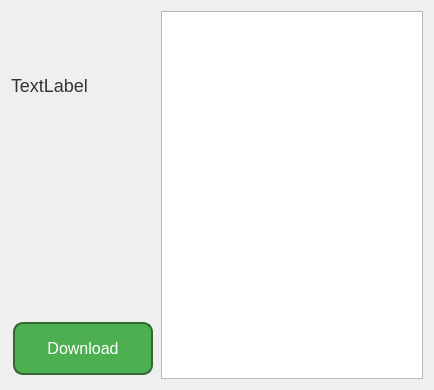
<?xml version="1.0" encoding="UTF-8"?>
<ui version="4.0">
 <class>Open</class>
 <widget class="QDialog" name="Open">
  <property name="geometry">
   <rect>
    <x>0</x>
    <y>0</y>
    <width>434</width>
    <height>390</height>
   </rect>
  </property>
  <property name="windowTitle">
   <string>Dialog</string>
  </property>
  <layout class="QGridLayout" name="gridLayout">
   <item row="0" column="0">
    <widget class="QLabel" name="Name">
     <property name="styleSheet">
      <string notr="true">QLabel {
    font-size: 18px; /* Размер шрифта */
    color: #333333; /* Цвет текста */
}
</string>
     </property>
     <property name="text">
      <string>TextLabel</string>
     </property>
    </widget>
   </item>
   <item row="0" column="1" rowspan="3">
    <widget class="QTextEdit" name="textEdit"/>
   </item>
   <item row="1" column="0">
    <widget class="QLabel" name="Img">
     <property name="text">
      <string/>
     </property>
     <property name="pixmap">
      <pixmap resource="resors.qrc">:/img/picture/Crime and Punishment.jpg</pixmap>
     </property>
    </widget>
   </item>
   <item row="2" column="0">
    <widget class="QPushButton" name="Download">
     <property name="styleSheet">
      <string notr="true">QPushButton {
    background-color: #4CAF50;
    border: none;
    color: white;
    padding: 15px 32px;
    text-align: center;
    text-decoration: none;
    display: inline-block;
    font-size: 16px;
    margin: 4px 2px;
    cursor: pointer;
    border-radius: 10px; /* Задаем скругленные углы */
    box-shadow: 0px 4px 8px rgba(0, 0, 0, 0.2); /* Добавляем тень снизу */
}

QPushButton:hover {
    background-color: #45a049;
    box-shadow: 0px 6px 12px rgba(0, 0, 0, 0.3); /* Изменяем тень при наведении */
}

QPushButton:pressed {
    background-color: #39843a; /* Изменяем цвет при нажатии */
}

QPushButton:focus {
    outline: none; /* Убираем фокусовку по умолчанию */
}

QPushButton {
    border: 2px solid #336633; /* Добавляем контур */
}</string>
     </property>
     <property name="text">
      <string>Download</string>
     </property>
    </widget>
   </item>
  </layout>
 </widget>
 <resources>
  <include location="resors.qrc"/>
 </resources>
 <connections/>
</ui>
